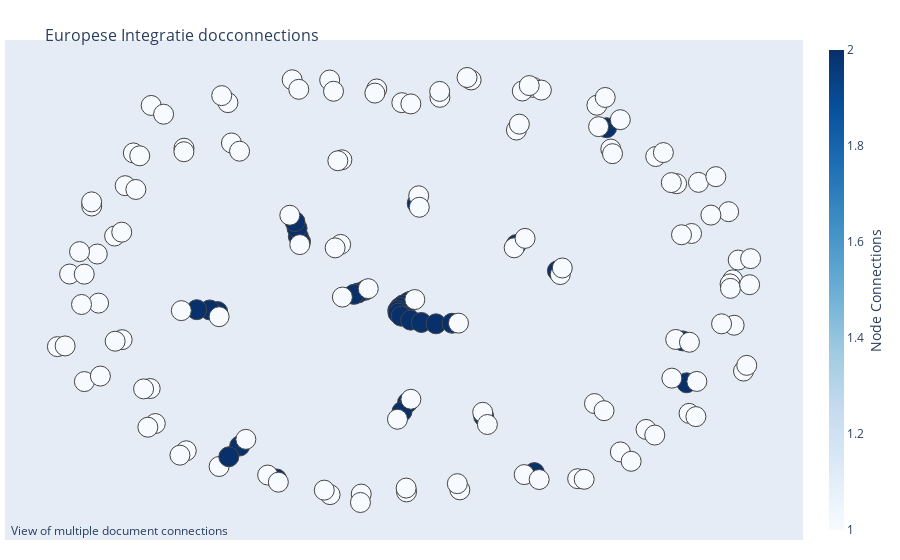

The notebook cell saved with this chart:
### Code cell
labels=pers
edge_x = []
edge_y = []
for edge in g.edges():
    x0, y0 = pos[edge[0]]
    x1, y1 = pos[edge[1]]
    edge_x.append(x0)
    edge_x.append(x1)
    edge_x.append(None)
    edge_y.append(y0)
    edge_y.append(y1)
    edge_y.append(None)

edge_trace = go.Scatter(
    x=edge_x, y=edge_y,
    line=dict(width=1, color='#888'),
    hoverinfo='none',
    mode='lines')

node_x = []
node_y = []
node_texts = []
for node in g.nodes():
    x, y = pos[node]
    node_x.append(x)
    node_y.append(y)
    node_texts.append(node)
    

node_trace = go.Scatter(
    x=node_x, y=node_y,
    mode='markers',
    hoverinfo='text',
    text=node,
    marker=dict(
        showscale=True,
        # colorscale options
        #'Greys' | 'YlGnBu' | 'Greens' | 'YlOrRd' | 'Bluered' | 'RdBu' |
        #'Reds' | 'Blues' | 'Picnic' | 'Rainbow' | 'Portland' | 'Jet' |
        #'Hot' | 'Blackbody' | 'Earth' | 'Electric' | 'Viridis' |
        colorscale='Blues',
        reversescale=False,
        color=[],
        size=20,
        colorbar=dict(
            thickness=15,
            title='Node Connections',
            xanchor='left',
            titleside='right'
        ),
        line_width=1))

node_adjacencies = []
node_text = []
for node, adjacencies in enumerate(g.adjacency()):
    node_adjacencies.append(len(adjacencies[1]))
    node_text.append('%s (%s)' % (node_texts[node], str(len(adjacencies[1])) ))

node_trace.marker.color = node_adjacencies
node_trace.text = node_text

fig = go.Figure(data=[edge_trace, node_trace],
             layout=go.Layout(
                title='<br>Europese Integratie docconnections',
                titlefont_size=16,
                showlegend=False,
                hovermode='closest',
                margin=dict(b=20,l=5,r=5,t=40),
                annotations=[ dict(
                    text="View of multiple document connections",
                    showarrow=False,
                    xref="paper", yref="paper",
                    x=0.005, y=-0.002 ) ],
                xaxis=dict(showgrid=False, zeroline=False, showticklabels=False),
                yaxis=dict(showgrid=False, zeroline=False, showticklabels=False))
                )
fig.show()

### Figure 1 — Plotly figure (JSON) as saved in the notebook; plotly's stock layout.template omitted (floating-point values rounded to 4 significant figures; data arrays with more than 128 entries replaced by an {"elided": "..."} marker saying what was removed)
{"data": [{"hoverinfo": "none", "line": {"color": "#888", "width": 1}, "mode": "lines", "type": "scatter", "x": {"elided": "294 float values"}, "y": {"elided": "294 float values"}}, {"hoverinfo": "text", "marker": {"color": {"elided": "162 int values"}, "colorbar": {"thickness": 15, "title": {"side": "right", "text": "Node Connections"}, "xanchor": "left"}, "colorscale": [[0, "rgb(247,251,255)"], [0.125, "rgb(222,235,247)"], [0.25, "rgb(198,219,239)"], [0.375, "rgb(158,202,225)"], [0.5, "rgb(107,174,214)"], [0.625, "rgb(66,146,198)"], [0.75, "rgb(33,113,181)"], [0.875, "rgb(8,81,156)"], [1, "rgb(8,48,107)"]], "line": {"width": 1}, "reversescale": false, "showscale": true, "size": 20}, "mode": "markers", "text": {"elided": "162 str values"}, "type": "scatter", "x": {"elided": "162 float values"}, "y": {"elided": "162 float values"}}], "layout": {"annotations": [{"showarrow": false, "text": "View of multiple document connections", "x": 0.005, "xref": "paper", "y": -0.002, "yref": "paper"}], "autosize": true, "hovermode": "closest", "margin": {"b": 20, "l": 5, "r": 5, "t": 40}, "showlegend": false, "title": {"font": {"size": 16}, "text": "<br>Europese Integratie docconnections"}, "xaxis": {"autorange": true, "range": [-1.153, 1.11], "showgrid": false, "showticklabels": false, "type": "linear", "zeroline": false}, "yaxis": {"autorange": true, "range": [-1.177, 1.117], "showgrid": false, "showticklabels": false, "type": "linear", "zeroline": false}}}
